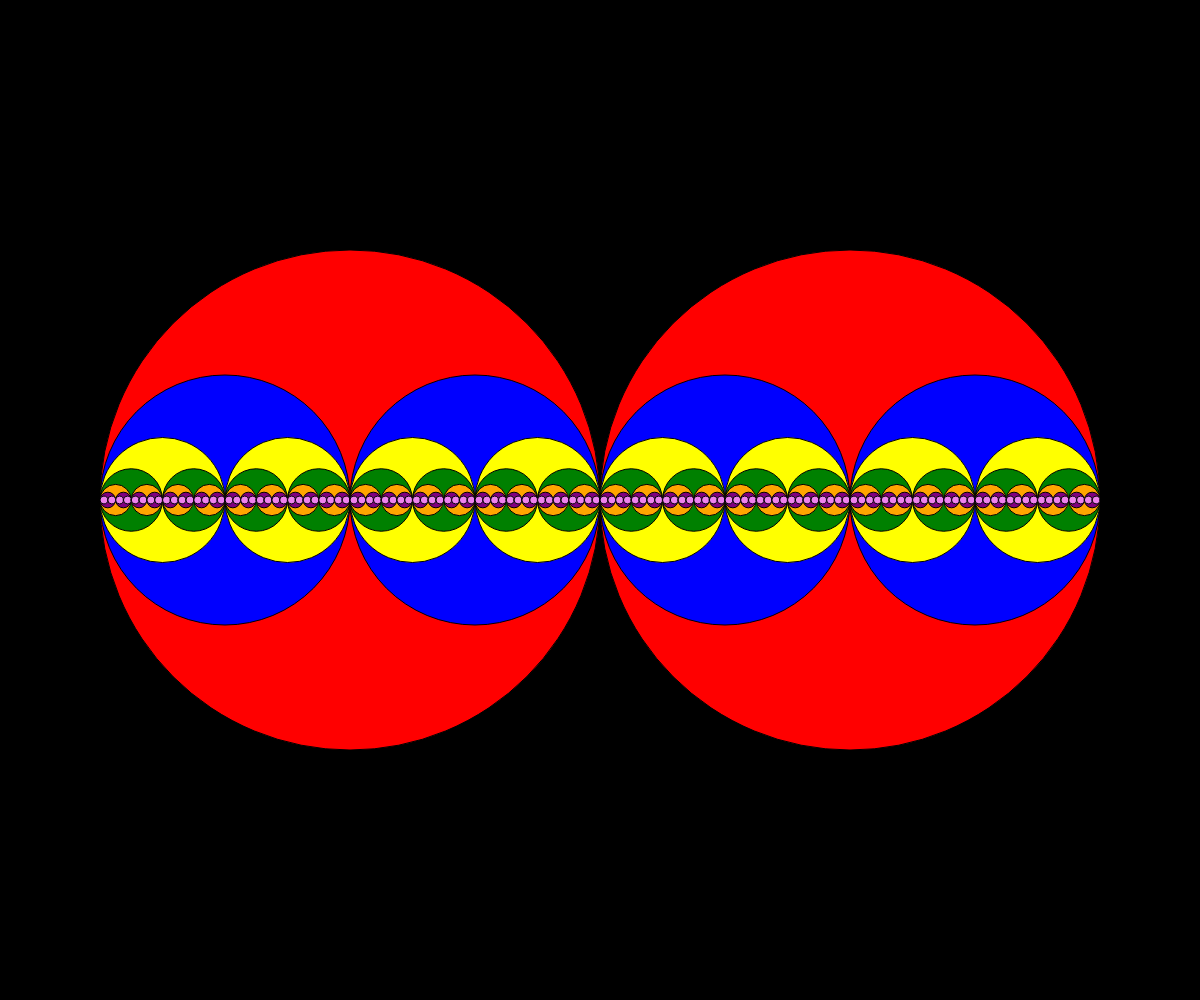
Frame 1 (no input)
Frame 60 (no input): identical to frame 1, image omitted
Frame 120 (the mouse pressed at the canvas centre since frame 60): identical to frame 1, image omitted

The p5.js sketch that drew this single still picture (run headless with seeded random() and noise() and a simulated clock; from frame 60 on, the mouse is pressed at the canvas centre):

// p5.js sketch
// ── sketch.js
// First Demo
// Your Name
// Date
//
// Extra for Experts:
// - describe what you did to take this project "above and beyond"
let theColors = ["black", "red", "blue", "yellow", "green", "orange", "purple", "violet"];

function setup() {
  createCanvas(windowWidth, windowHeight);
}

function draw() {
  background("black");
  recursiveCircle(width/2, height, 0);
}

function recursiveCircle(x, diameter, level) {
  fill(theColors[level]);
  circle(x, height/2, diameter);

  if (diameter > 10) {
    recursiveCircle(x - 0.25*diameter, diameter/2, level + 1);
    recursiveCircle(x + 0.25*diameter, diameter/2, level + 1);
  }
}
